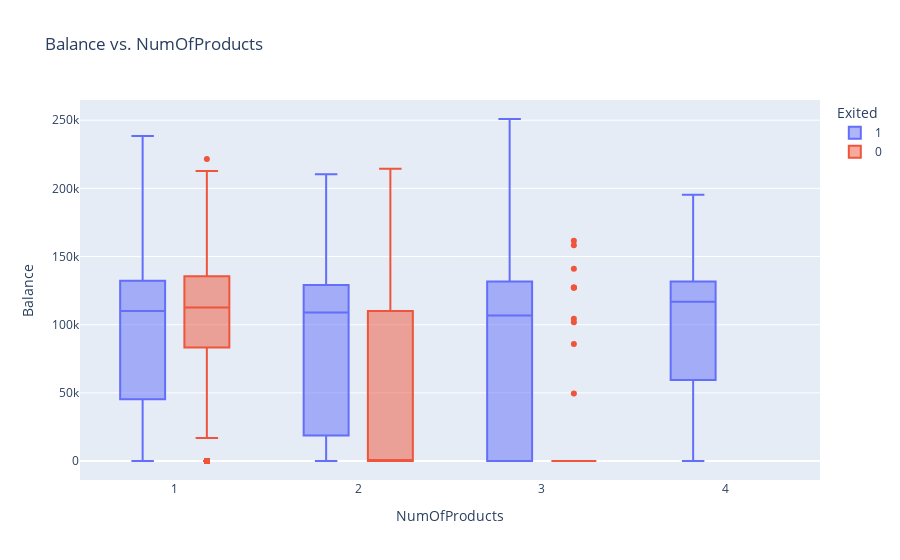

The cell this chart's notebook holds for it:
### Markdown cell above
2. Most of the People lie in the Age Group of 36-45 with a fair to good credit score.

### Code cell
fig = px.box(
    new_df, 
    x="NumOfProducts", 
    y="Balance", 
    title="Balance vs. NumOfProducts",
    color="Exited"
)
fig.show()

### Figure 1 — Plotly figure (JSON) as saved in the notebook; plotly's stock layout.template omitted (floating-point values rounded to 4 significant figures; data arrays with more than 128 entries replaced by an {"elided": "..."} marker saying what was removed)
{"data": [{"alignmentgroup": "True", "hovertemplate": "Exited=1<br>NumOfProducts=%{x}<br>Balance=%{y}<extra></extra>", "legendgroup": "1", "marker": {"color": "#636efa"}, "name": "1", "notched": false, "offsetgroup": "1", "orientation": "v", "showlegend": true, "type": "box", "x": {"elided": "2037 int values"}, "x0": " ", "xaxis": "x", "y": {"elided": "2037 float values"}, "y0": " ", "yaxis": "y"}, {"alignmentgroup": "True", "hovertemplate": "Exited=0<br>NumOfProducts=%{x}<br>Balance=%{y}<extra></extra>", "legendgroup": "0", "marker": {"color": "#EF553B"}, "name": "0", "notched": false, "offsetgroup": "0", "orientation": "v", "showlegend": true, "type": "box", "x": {"elided": "7963 int values"}, "x0": " ", "xaxis": "x", "y": {"elided": "7963 float values"}, "y0": " ", "yaxis": "y"}], "layout": {"autosize": true, "boxmode": "group", "legend": {"title": {"text": "Exited"}, "tracegroupgap": 0}, "title": {"text": "Balance vs. NumOfProducts"}, "xaxis": {"anchor": "y", "autorange": true, "domain": [0, 1], "range": [0.4871, 4.513], "title": {"text": "NumOfProducts"}, "type": "linear"}, "yaxis": {"anchor": "x", "autorange": true, "domain": [0, 1], "range": [-13940.0, 264800.0], "title": {"text": "Balance"}, "type": "linear"}}}
